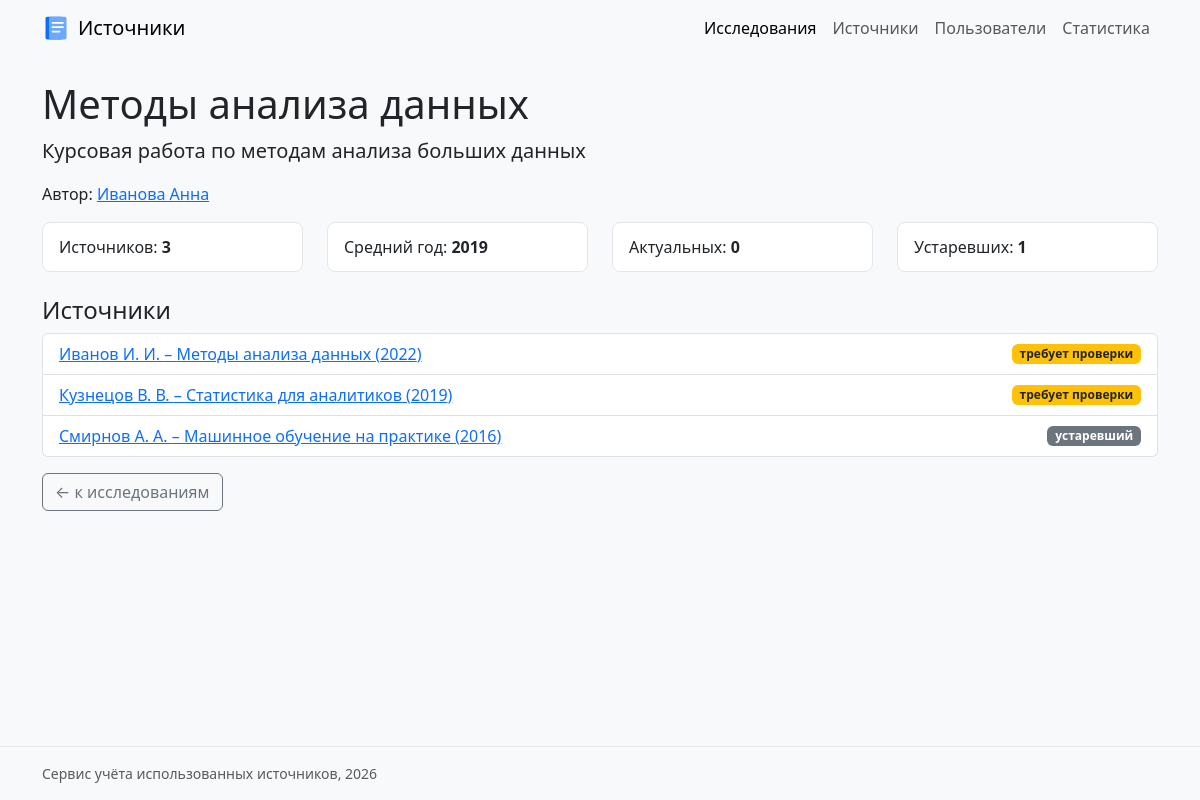
The app's page /researches/1/ with its own data.
### researches/views.py (the view)
# urls.py: path("<int:research_id>/", views.research_detail, name="detail"),
def research_detail(request, research_id):
    research = fetch_one(
        """
        SELECT researches.*, users.name AS user_name
        FROM researches
        JOIN users ON researches.user_id = users.id
        WHERE researches.id = ?
        """,
        (research_id,),
    )
    if research is None:
        return not_found(
            request, "Исследование не найдено",
            reverse("researches:list"), "к исследованиям",
        )
    sources = fetch_all(
        f"SELECT {SOURCE_FIELDS} WHERE sources.research_id = ? "
        "ORDER BY sources.year DESC",
        (research_id,),
    )
    stats = {
        "count": len(sources),
        "average_year": fetch_one(
            "SELECT AVG(year) AS value FROM sources WHERE research_id = ?",
            (research_id,),
        )["value"],
        "actual_count": len(
            [s for s in sources if s["relevance"] == "актуальный"]
        ),
        "outdated_count": len(
            [s for s in sources if s["relevance"] == "устаревший"]
        ),
    }
    context = {"research": research, "sources": sources, "stats": stats}
    return render(request, "researches/research_detail.html", context)

### db/database.py (called while the page is built)
def get_connection(path=DB_PATH):
    conn = sqlite3.connect(path)
    conn.execute("PRAGMA foreign_keys = ON")
    conn.create_function("py_lower", 1, lambda value: value.lower())
    return conn

def fetch_all(sql, params=(), path=DB_PATH):
    conn = get_connection(path)
    conn.row_factory = sqlite3.Row
    rows = conn.execute(sql, params).fetchall()
    conn.close()
    return rows

def fetch_one(sql, params=(), path=DB_PATH):
    rows = fetch_all(sql, params, path)
    return rows[0] if rows else None

### researches/templates/researches/research_detail.html (shortened to what this page needs)
{% extends "base.html" %}
{% block content %}
    <h1>{{ research.title }}</h1>
    <p class="lead">{{ research.description }}</p>
    <p>Автор: <a href="{% url 'users:detail' research.user_id %}">{{ research.user_name }}</a></p>
    {% if stats.count %}
        <div class="row mb-4">
            <div class="col-md-3"><div class="stat-card">Источников: <b>{{ stats.count }}</b></div></div>
            <div class="col-md-3"><div class="stat-card">Средний год: <b>{{ stats.average_year|floatformat:0 }}</b></div></div>
            <div class="col-md-3"><div class="stat-card">Актуальных: <b>{{ stats.actual_count }}</b></div></div>
            <div class="col-md-3"><div class="stat-card">Устаревших: <b>{{ stats.outdated_count }}</b></div></div>
        </div>
    {% endif %}
    <h4>Источники</h4>
    <ul class="list-group mb-3">
        {% for source in sources %}
            {% include "sources/includes/source_item.html" %}
        {% empty %}
            <li class="list-group-item">Источников пока нет</li>
        {% endfor %}
    </ul>
    <a href="{% url 'researches:list' %}" class="btn btn-outline-secondary">← к исследованиям</a>
{% endblock %}

### sources/templates/sources/includes/source_item.html
<li class="list-group-item d-flex justify-content-between align-items-center" data-filter-item>
    <a href="{% url 'sources:detail' source.id %}">
        {{ source.author }} – {{ source.title|truncatechars:60 }} ({{ source.year }})
    </a>
    {% include "sources/includes/relevance_badge.html" with relevance=source.relevance %}
</li>

### sources/templates/sources/includes/relevance_badge.html
{% if relevance == "актуальный" %}
    <span class="badge relevance-actual">{{ relevance }}</span>
{% elif relevance == "требует проверки" %}
    <span class="badge relevance-check">{{ relevance }}</span>
{% else %}
    <span class="badge relevance-old">{{ relevance }}</span>
{% endif %}

### homepage/static/homepage/css/style.css (style rules this page uses)
body { background-color: #f8f9fb; }
.stat-card { background: #fff; border: 1px solid #e3e6ea; border-radius: 8px; padding: 12px 16px; }
.relevance-check { background-color: #ffc107; color: #212529; }
.relevance-old { background-color: #6c757d; }

### records on screen
researches: description "Курсовая работа по методам анализа больших данных"
users: user_name "Иванова Анна"
sources: author "Иванов И. И.", title "Методы анализа данных", year "2022", relevance "требует проверки"
sources: author "Кузнецов В. В.", title "Статистика для аналитиков", year "2019", relevance "требует проверки"
sources: author "Смирнов А. А.", title "Машинное обучение на практике", year "2016", relevance "устаревший"

### other values on screen
{{ research.title }} "Методы анализа данных"
{{ stats.count }} "3"
{{ stats.average_year|floatformat:0 }} "2019"
{{ stats.actual_count }} "0"
{{ stats.outdated_count }} "1"
